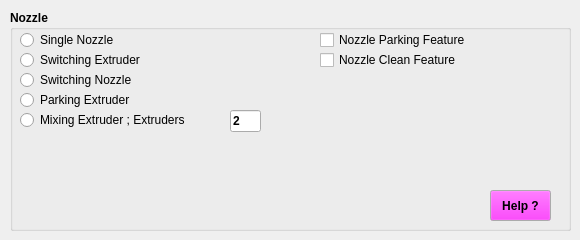
     <widget class="QWidget" name="tab_5">
      <attribute name="title">
       <string>Nozzle</string>
      </attribute>
      <widget class="QGroupBox" name="groupBox_12">
       <property name="geometry">
        <rect>
         <x>10</x>
         <y>10</y>
         <width>561</width>
         <height>221</height>
        </rect>
       </property>
       <property name="font">
        <font>
         <pointsize>9</pointsize>
         <weight>75</weight>
         <bold>true</bold>
        </font>
       </property>
       <property name="title">
        <string>Nozzle</string>
       </property>
       <widget class="QRadioButton" name="SingleNozzle">
        <property name="geometry">
         <rect>
          <x>10</x>
          <y>20</y>
          <width>141</width>
          <height>20</height>
         </rect>
        </property>
        <property name="font">
         <font>
          <weight>50</weight>
          <bold>false</bold>
         </font>
        </property>
        <property name="text">
         <string>Single Nozzle</string>
        </property>
       </widget>
       <widget class="QRadioButton" name="SwichExruder">
        <property name="geometry">
         <rect>
          <x>10</x>
          <y>40</y>
          <width>141</width>
          <height>20</height>
         </rect>
        </property>
        <property name="font">
         <font>
          <weight>50</weight>
          <bold>false</bold>
         </font>
        </property>
        <property name="text">
         <string>Switching Extruder</string>
        </property>
       </widget>
       <widget class="QRadioButton" name="SwichNozzle">
        <property name="geometry">
         <rect>
          <x>10</x>
          <y>60</y>
          <width>141</width>
          <height>20</height>
         </rect>
        </property>
        <property name="font">
         <font>
          <weight>50</weight>
          <bold>false</bold>
         </font>
        </property>
        <property name="text">
         <string>Switching Nozzle</string>
        </property>
       </widget>
       <widget class="QRadioButton" name="ParkExtruder">
        <property name="geometry">
         <rect>
          <x>10</x>
          <y>80</y>
          <width>141</width>
          <height>20</height>
         </rect>
        </property>
        <property name="font">
         <font>
          <weight>50</weight>
          <bold>false</bold>
         </font>
        </property>
        <property name="text">
         <string>Parking Extruder</string>
        </property>
       </widget>
       <widget class="QRadioButton" name="MixExtruder">
        <property name="geometry">
         <rect>
          <x>10</x>
          <y>100</y>
          <width>201</width>
          <height>20</height>
         </rect>
        </property>
        <property name="font">
         <font>
          <weight>50</weight>
          <bold>false</bold>
         </font>
        </property>
        <property name="text">
         <string>Mixing Extruder ; Extruders</string>
        </property>
       </widget>
       <widget class="QLineEdit" name="MixingSteppers">
        <property name="geometry">
         <rect>
          <x>220</x>
          <y>100</y>
          <width>31</width>
          <height>22</height>
         </rect>
        </property>
        <property name="text">
         <string>2</string>
        </property>
       </widget>
       <widget class="QCheckBox" name="NozParkFeature">
        <property name="geometry">
         <rect>
          <x>310</x>
          <y>20</y>
          <width>241</width>
          <height>20</height>
         </rect>
        </property>
        <property name="font">
         <font>
          <pointsize>9</pointsize>
          <weight>50</weight>
          <italic>false</italic>
          <bold>false</bold>
         </font>
        </property>
        <property name="text">
         <string>Nozzle Parking Feature</string>
        </property>
       </widget>
       <widget class="QCheckBox" name="NozCleanFeature">
        <property name="geometry">
         <rect>
          <x>310</x>
          <y>40</y>
          <width>241</width>
          <height>20</height>
         </rect>
        </property>
        <property name="font">
         <font>
          <pointsize>9</pointsize>
          <weight>50</weight>
          <italic>false</italic>
          <bold>false</bold>
         </font>
        </property>
        <property name="text">
         <string>Nozzle Clean Feature</string>
        </property>
       </widget>
       <widget class="QPushButton" name="NozzleHelpBtn">
        <property name="geometry">
         <rect>
          <x>480</x>
          <y>180</y>
          <width>61</width>
          <height>31</height>
         </rect>
        </property>
        <property name="palette">
         <palette>
          <active>
           <colorrole role="Button">
            <brush brushstyle="SolidPattern">
             <color alpha="255">
              <red>255</red>
              <green>0</green>
              <blue>255</blue>
             </color>
            </brush>
           </colorrole>
          </active>
          <inactive>
           <colorrole role="Button">
            <brush brushstyle="SolidPattern">
             <color alpha="255">
              <red>255</red>
              <green>0</green>
              <blue>255</blue>
             </color>
            </brush>
           </colorrole>
          </inactive>
          <disabled>
           <colorrole role="Button">
            <brush brushstyle="SolidPattern">
             <color alpha="255">
              <red>255</red>
              <green>0</green>
              <blue>255</blue>
             </color>
            </brush>
           </colorrole>
          </disabled>
         </palette>
        </property>
        <property name="font">
         <font>
          <pointsize>9</pointsize>
          <weight>75</weight>
          <bold>true</bold>
         </font>
        </property>
        <property name="text">
         <string>Help ?</string>
        </property>
        <property name="checkable">
         <bool>false</bool>
        </property>
        <property name="flat">
         <bool>false</bool>
        </property>
       </widget>
      </widget>
     </widget>
